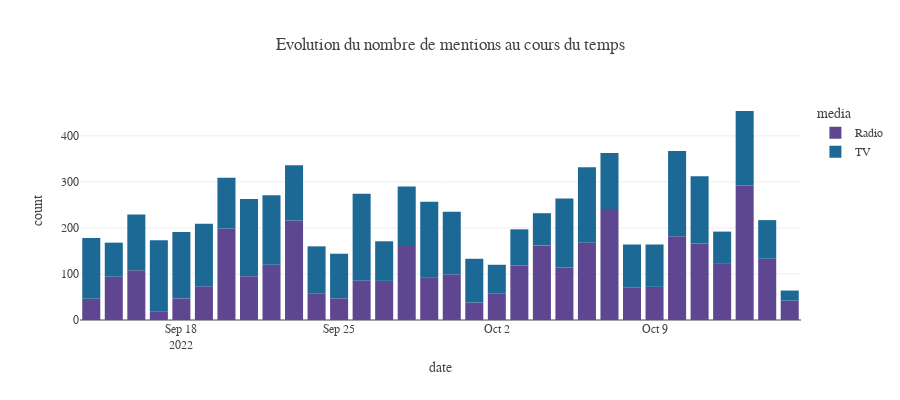

Source (notebook cell):
### Code cell
show_mentions_over_time(data,freq = "D",split = "media")

### Figure 1 — Plotly figure (JSON) as saved in the notebook; plotly's stock layout.template omitted (floating-point values rounded to 4 significant figures)
{"data": [{"alignmentgroup": "True", "hovertemplate": "media=Radio<br>date=%{x}<br>count=%{y}<extra></extra>", "legendgroup": "Radio", "marker": {"color": "rgb(95, 70, 144)", "pattern": {"shape": ""}}, "name": "Radio", "offsetgroup": "Radio", "orientation": "v", "showlegend": true, "textposition": "auto", "type": "bar", "x": ["2022-09-14T00:00:00", "2022-09-15T00:00:00", "2022-09-16T00:00:00", "2022-09-17T00:00:00", "2022-09-18T00:00:00", "2022-09-19T00:00:00", "2022-09-20T00:00:00", "2022-09-21T00:00:00", "2022-09-22T00:00:00", "2022-09-23T00:00:00", "2022-09-24T00:00:00", "2022-09-25T00:00:00", "2022-09-26T00:00:00", "2022-09-27T00:00:00", "2022-09-28T00:00:00", "2022-09-29T00:00:00", "2022-09-30T00:00:00", "2022-10-01T00:00:00", "2022-10-02T00:00:00", "2022-10-03T00:00:00", "2022-10-04T00:00:00", "2022-10-05T00:00:00", "2022-10-06T00:00:00", "2022-10-07T00:00:00", "2022-10-08T00:00:00", "2022-10-09T00:00:00", "2022-10-10T00:00:00", "2022-10-11T00:00:00", "2022-10-12T00:00:00", "2022-10-13T00:00:00", "2022-10-14T00:00:00", "2022-10-15T00:00:00"], "xaxis": "x", "y": [46, 94, 108, 18, 47, 73, 199, 95, 120, 216, 57, 47, 86, 85, 163, 93, 99, 38, 57, 118, 162, 114, 168, 241, 71, 72, 182, 166, 122, 292, 133, 42], "yaxis": "y"}, {"alignmentgroup": "True", "hovertemplate": "media=TV<br>date=%{x}<br>count=%{y}<extra></extra>", "legendgroup": "TV", "marker": {"color": "rgb(29, 105, 150)", "pattern": {"shape": ""}}, "name": "TV", "offsetgroup": "TV", "orientation": "v", "showlegend": true, "textposition": "auto", "type": "bar", "x": ["2022-09-14T00:00:00", "2022-09-15T00:00:00", "2022-09-16T00:00:00", "2022-09-17T00:00:00", "2022-09-18T00:00:00", "2022-09-19T00:00:00", "2022-09-20T00:00:00", "2022-09-21T00:00:00", "2022-09-22T00:00:00", "2022-09-23T00:00:00", "2022-09-24T00:00:00", "2022-09-25T00:00:00", "2022-09-26T00:00:00", "2022-09-27T00:00:00", "2022-09-28T00:00:00", "2022-09-29T00:00:00", "2022-09-30T00:00:00", "2022-10-01T00:00:00", "2022-10-02T00:00:00", "2022-10-03T00:00:00", "2022-10-04T00:00:00", "2022-10-05T00:00:00", "2022-10-06T00:00:00", "2022-10-07T00:00:00", "2022-10-08T00:00:00", "2022-10-09T00:00:00", "2022-10-10T00:00:00", "2022-10-11T00:00:00", "2022-10-12T00:00:00", "2022-10-13T00:00:00", "2022-10-14T00:00:00", "2022-10-15T00:00:00"], "xaxis": "x", "y": [132, 74, 121, 155, 144, 136, 110, 168, 151, 120, 103, 97, 188, 86, 127, 164, 136, 95, 63, 79, 70, 150, 164, 122, 93, 92, 185, 146, 70, 162, 84, 22], "yaxis": "y"}], "layout": {"barmode": "relative", "height": 400, "legend": {"title": {"text": "media"}, "tracegroupgap": 0}, "title": {"text": "Evolution du nombre de mentions au cours du temps"}, "xaxis": {"anchor": "y", "domain": [0, 1], "title": {"text": "date"}}, "yaxis": {"anchor": "x", "domain": [0, 1], "title": {"text": "count"}}}}
